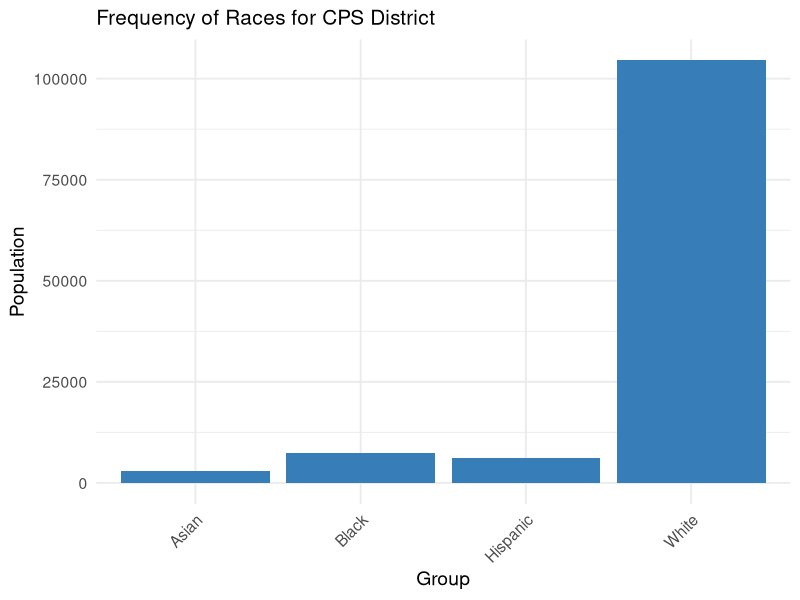

R code for this plot:
#### Packages ####

library(tidyverse)

#### Data ####

df_judge <- read_csv("../data/Acs_Data.csv")

df_council <- read_csv("../data/Acs_Data.csv")

df_cps <- read_csv("../data/Acs_Data.csv")

#### Functions ####

make_histogram <- function(district="judge", data="age"){
  
  if(data == "age"){
  
  
  if(district == "judge"){
  df <- df_judge
}
  if(district == "council"){
    df <- df_council
  }
  if(district == "cps"){
    df <- df_cps
  }
  
  if(district == "judge"){
    word <- "Total Pop in Age Cohorts for Municiple Court, District 4"
  }
  if(district == "council"){
    word <- "Total Pop in Age Cohorts for City Council District"
  }
  if(district == "cps"){
    word <- "Total Pop in Age Cohorts for CPS District"
  }

  `0-9` <- sum(df$age_0_9)
  `10-19` <- sum(df$age_10_19)
  `20-29` <- sum(df$age_20_29)
  `30-39` <- sum(df$age_30_39)
  `40-49` <- sum(df$age_40_49)
  `50-59` <- sum(df$age_50_59)
  `60-69` <- sum(df$age_60_69)
  `70-79` <- sum(df$age_70_79)
  `80+` <- sum(df$age_80plus)
  
  
  values <- c(`0-9`,`10-19`,`20-29`,`30-39`,`40-49`,`50-59`,`60-69`,`70-79`,`80+`)
  names(values) <- c("0-9", "10-19", "20-29", "30-39","40-49","50-59","60-69","70-79","80+")
  
  }
  
  if(data == "income"){
    
    
    if(district == "judge"){
      df <- df_judge
    }
    if(district == "council"){
      df <- df_council
    }
    if(district == "cps"){
      df <- df_cps
    }
    
    if(district == "judge"){
      word <- "Household Income Cohorts for Municiple Court, District 4"
    }
    if(district == "council"){
      word <- "Household Income Cohorts for City Council District"
    }
    if(district == "cps"){
      word <- "Household Income Cohorts for CPS District"
    }
    
    `under25` <- sum(df$hhinc_under25k)
    `25_49` <- sum(df$hhinc_25_49k)
    `50_99` <- sum(df$hhinc_50_99k)
    `100_149` <- sum(df$hhinc_100_149k)
    `150_199` <- sum(df$hhinc_150_199k)
    `above200` <- sum(df$hhinc_200plus)
    
    
    values <- c(under25,`25_49`,`50_99`,`100_149`,
                `150_199`,above200)
   
     names(values) <- c("<25k", "25-49k", "50-99k", "100-149k",
                        "150-199k",">200k")
    
  }
  
  if(data == "race"){
      
      if(district == "judge"){
        df <- df_judge
      }
      if(district == "council"){
        df <- df_council
      }
      if(district == "cps"){
        df <- df_cps
      }
      
      if(district == "judge"){
        word <- "Frequency of Races for Municiple Court, District 4"
      }
      if(district == "council"){
        word <- "Frequency of Races for City Council District"
      }
      if(district == "cps"){
        word <- "Frequency of Races for CPS District"
      }
      
      `white` <- sum(df$whiteE)
      `black` <- sum(df$blackE)
      `asian` <- sum(df$asianE)
      `hispanic` <- sum(df$hispanicE)
      
      
      values <- c(white,`black`,`asian`,`hispanic`)
      
      names(values) <- c("White", "Black", "Asian", "Hispanic")

  }
  
  df_plot <- data.frame(
    age_group = names(values),
    population = values
  )
  
  ggplot(df_plot, aes(x = age_group, y = population)) +
    geom_bar(stat = "identity", fill = "#377eb8", show.legend = FALSE) +  # set your color here
    labs(title = word, x = "Group", y = "Population") +
    theme_minimal(base_size = 14) +
    theme(
      axis.text.x = element_text(angle = 45, hjust = 1),
      plot.title = element_text(size = 15)
    )
}

make_histogram("cps","race")
